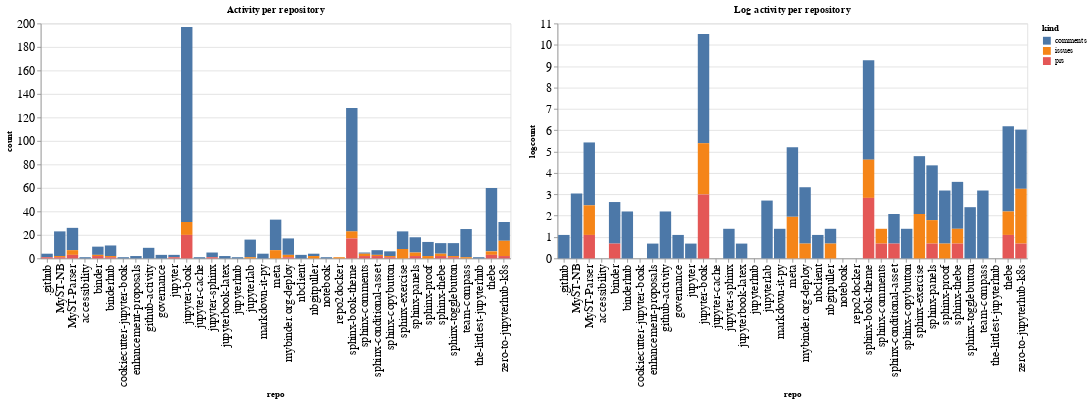

The notebook cell this image was saved under:
### Code cell
ch1 = alt.Chart(repo_summaries, width=600, title="Activity per repository").mark_bar().encode(
    x='repo',
    y='count',
    color='kind',
    tooltip="kind"
)

ch2 = alt.Chart(repo_summaries, width=600, title="Log activity per repository").mark_bar().encode(
    x='repo',
    y='logcount',
    color='kind',
    tooltip="kind"
)

ch1 | ch2

### Figure 1 — Vega-Lite specification as saved in the notebook (floating-point values rounded to 4 significant figures)
{"config": {"axisLeft": {"labelFontSize": 15}, "axisBottom": {"labelFontSize": 15}}, "hconcat": [{"mark": "bar", "encoding": {"color": {"type": "nominal", "field": "kind"}, "tooltip": {"type": "nominal", "field": "kind"}, "x": {"type": "nominal", "field": "repo"}, "y": {"type": "quantitative", "field": "count"}}, "title": "Activity per repository", "width": 600}, {"mark": "bar", "encoding": {"color": {"type": "nominal", "field": "kind"}, "tooltip": {"type": "nominal", "field": "kind"}, "x": {"type": "nominal", "field": "repo"}, "y": {"type": "quantitative", "field": "logcount"}}, "title": "Log activity per repository", "width": 600}], "data": {"name": "data-06f2f62bf521da955cbc4408be76a8fb"}, "$schema": "https://vega.github.io/schema/vega-lite/v4.8.1.json", "datasets": {"data-06f2f62bf521da955cbc4408be76a8fb": [{"repo": ".github", "kind": "comments", "count": 3, "logcount": 1.099}, {"repo": ".github", "kind": "prs", "count": 1, "logcount": 0.0}, {"repo": "MyST-NB", "kind": "comments", "count": 21, "logcount": 3.045}, {"repo": "MyST-NB", "kind": "issues", "count": 1, "logcount": 0.0}, {"repo": "MyST-NB", "kind": "prs", "count": 1, "logcount": 0.0}, {"repo": "MyST-Parser", "kind": "comments", "count": 19, "logcount": 2.944}, {"repo": "MyST-Parser", "kind": "issues", "count": 4, "logcount": 1.386}, {"repo": "MyST-Parser", "kind": "prs", "count": 3, "logcount": 1.099}, {"repo": "accessibility", "kind": "comments", "count": 1, "logcount": 0.0}, {"repo": "binder", "kind": "comments", "count": 7, "logcount": 1.946}, {"repo": "binder", "kind": "issues", "count": 1, "logcount": 0.0}, {"repo": "binder", "kind": "prs", "count": 2, "logcount": 0.6931}, {"repo": "binderhub", "kind": "comments", "count": 9, "logcount": 2.197}, {"repo": "binderhub", "kind": "issues", "count": 1, "logcount": 0.0}, {"repo": "binderhub", "kind": "prs", "count": 1, "logcount": 0.0}, {"repo": "cookiecutter-jupyter-book", "kind": "comments", "count": 1, "logcount": 0.0}, {"repo": "enhancement-proposals", "kind": "comments", "count": 2, "logcount": 0.6931}, {"repo": "github-activity", "kind": "comments", "count": 9, "logcount": 2.197}, {"repo": "governance", "kind": "comments", "count": 3, "logcount": 1.099}, {"repo": "jupyter", "kind": "comments", "count": 2, "logcount": 0.6931}, {"repo": "jupyter", "kind": "prs", "count": 1, "logcount": 0.0}, {"repo": "jupyter-book", "kind": "comments", "count": 166, "logcount": 5.112}, {"repo": "jupyter-book", "kind": "issues", "count": 11, "logcount": 2.398}, {"repo": "jupyter-book", "kind": "prs", "count": 20, "logcount": 2.996}, {"repo": "jupyter-cache", "kind": "comments", "count": 1, "logcount": 0.0}, {"repo": "jupyter-sphinx", "kind": "comments", "count": 4, "logcount": 1.386}, {"repo": "jupyter-sphinx", "kind": "prs", "count": 1, "logcount": 0.0}, {"repo": "jupyterbook-latex", "kind": "comments", "count": 2, "logcount": 0.6931}, {"repo": "jupyterhub", "kind": "comments", "count": 1, "logcount": 0.0}, {"repo": "jupyterlab", "kind": "comments", "count": 15, "logcount": 2.708}, {"repo": "jupyterlab", "kind": "issues", "count": 1, "logcount": 0.0}, {"repo": "markdown-it-py", "kind": "comments", "count": 4, "logcount": 1.386}, {"repo": "meta", "kind": "comments", "count": 26, "logcount": 3.258}, {"repo": "meta", "kind": "issues", "count": 7, "logcount": 1.946}, {"repo": "mybinder.org-deploy", "kind": "comments", "count": 14, "logcount": 2.639}, {"repo": "mybinder.org-deploy", "kind": "issues", "count": 2, "logcount": 0.6931}, {"repo": "mybinder.org-deploy", "kind": "prs", "count": 1, "logcount": 0.0}, {"repo": "nbclient", "kind": "comments", "count": 3, "logcount": 1.099}, {"repo": "nbgitpuller", "kind": "comments", "count": 2, "logcount": 0.6931}, {"repo": "nbgitpuller", "kind": "issues", "count": 2, "logcount": 0.6931}, {"repo": "notebook", "kind": "comments", "count": 1, "logcount": 0.0}, {"repo": "repo2docker", "kind": "issues", "count": 1, "logcount": 0.0}, {"repo": "sphinx-book-theme", "kind": "comments", "count": 105, "logcount": 4.654}, {"repo": "sphinx-book-theme", "kind": "issues", "count": 6, "logcount": 1.792}, {"repo": "sphinx-book-theme", "kind": "prs", "count": 17, "logcount": 2.833}, {"repo": "sphinx-comments", "kind": "comments", "count": 1, "logcount": 0.0}, {"repo": "sphinx-comments", "kind": "issues", "count": 2, "logcount": 0.6931}, {"repo": "sphinx-comments", "kind": "prs", "count": 2, "logcount": 0.6931}, {"repo": "sphinx-conditional-asset", "kind": "comments", "count": 4, "logcount": 1.386}, {"repo": "sphinx-conditional-asset", "kind": "issues", "count": 1, "logcount": 0.0}, {"repo": "sphinx-conditional-asset", "kind": "prs", "count": 2, "logcount": 0.6931}, {"repo": "sphinx-copybutton", "kind": "comments", "count": 4, "logcount": 1.386}, {"repo": "sphinx-copybutton", "kind": "issues", "count": 1, "logcount": 0.0}, {"repo": "sphinx-copybutton", "kind": "prs", "count": 1, "logcount": 0.0}, {"repo": "sphinx-exercise", "kind": "comments", "count": 15, "logcount": 2.708}, {"repo": "sphinx-exercise", "kind": "issues", "count": 8, "logcount": 2.079}, {"repo": "sphinx-panels", "kind": "comments", "count": 13, "logcount": 2.565}, {"repo": "sphinx-panels", "kind": "issues", "count": 3, "logcount": 1.099}, {"repo": "sphinx-panels", "kind": "prs", "count": 2, "logcount": 0.6931}, {"repo": "sphinx-proof", "kind": "comments", "count": 12, "logcount": 2.485}, {"repo": "sphinx-proof", "kind": "issues", "count": 2, "logcount": 0.6931}, {"repo": "sphinx-thebe", "kind": "comments", "count": 9, "logcount": 2.197}, {"repo": "sphinx-thebe", "kind": "issues", "count": 2, "logcount": 0.6931}, {"repo": "sphinx-thebe", "kind": "prs", "count": 2, "logcount": 0.6931}, {"repo": "sphinx-togglebutton", "kind": "comments", "count": 11, "logcount": 2.398}, {"repo": "sphinx-togglebutton", "kind": "issues", "count": 1, "logcount": 0.0}, {"repo": "sphinx-togglebutton", "kind": "prs", "count": 1, "logcount": 0.0}, {"repo": "team-compass", "kind": "comments", "count": 24, "logcount": 3.178}, {"repo": "team-compass", "kind": "issues", "count": 1, "logcount": 0.0}, {"repo": "the-littlest-jupyterhub", "kind": "comments", "count": 1, "logcount": 0.0}, {"repo": "thebe", "kind": "comments", "count": 54, "logcount": 3.989}, {"repo": "thebe", "kind": "issues", "count": 3, "logcount": 1.099}, {"repo": "thebe", "kind": "prs", "count": 3, "logcount": 1.099}, {"repo": "zero-to-jupyterhub-k8s", "kind": "comments", "count": 16, "logcount": 2.773}, {"repo": "zero-to-jupyterhub-k8s", "kind": "issues", "count": 13, "logcount": 2.565}, {"repo": "zero-to-jupyterhub-k8s", "kind": "prs", "count": 2, "logcount": 0.6931}]}}
